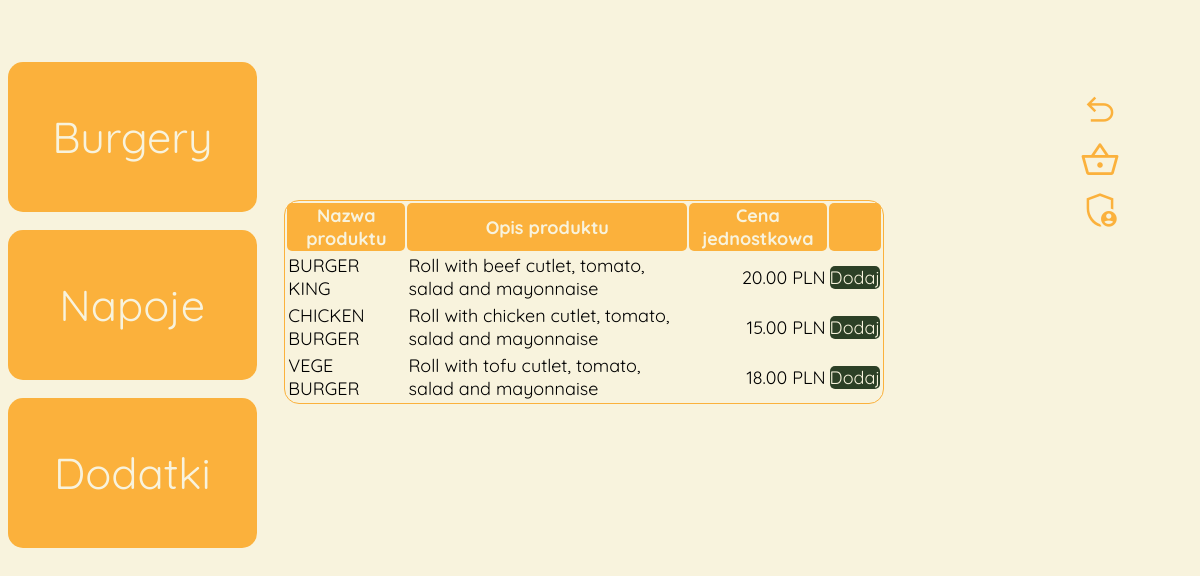
Page /products.php?product_type=M on the committed database.
### tables this page shows
CREATE TABLE `products` (
  `id` int(11) NOT NULL,
  `name` varchar(100) NOT NULL,
  `unit_price` decimal(10,2) NOT NULL,
  `qty_on_stock` int(11) NOT NULL,
  `type` varchar(1) NOT NULL COMMENT 'M-meal, B-baverage, A-addon',
  `preparation_time` int(11) NOT NULL COMMENT 'in minutes',
  `picture_id` varchar(300) DEFAULT NULL COMMENT 'location to the image file',
  `session_id` int(11) DEFAULT NULL,
  `description` varchar(200) NOT NULL
);

### products.php (the view, shortened to what this page needs)
<?php
require_once("db_connection.php");
if (!empty($_REQUEST['product_type'])) {
        $product_type = $_REQUEST['product_type'];
        $query_select_products = "SELECT `id`, `name`, `unit_price`, `qty_on_stock`, `type`, `preparation_time`, `picture_id`, `session_id`, `description` from products where `type` = ? order by `name`";
        $products = $db_conn->prepare($query_select_products);
        $products->execute([$product_type]);
    }
?>
<?php include 'menuLeft.php'; ?>
    <div id="product_table" class="itemmiddle">
        <table class="tabela">
            <tr>
                <th>Nazwa produktu</th>
                <th>Opis produktu</th>
                <th>Cena jednostkowa</th>
                <th></th>
            </tr>
            <?php foreach ($products as $row) { ?>
                <tr>
                    <td><?php echo $row['name']; ?></td>
                    <td><?php echo $row['description']; ?></td>
                    <td style="text-align: right"><?php echo $row['unit_price']. " PLN"; ?></td>
                    <td> <?php echo  "<a href='add_to_basket.php?product_id=".$row['id']. "&prod_name=". $row['name'] . "&unit_price=". $row['unit_price'] ."&product_type=$product_type'"."><label class='dodaj'>Dodaj</label></a>";?> </td>
                </tr>
            <?php } ?>
        </table>
    </div>
<?php include 'menuRight.php'; ?>

### menuLeft.php (shortened to what this page needs)
<!DOCTYPE html>
<html lang="pl" xmlns="http://www.w3.org/1999/html">
<head>
    <link rel="stylesheet" href="./style.css">
</head>
<body>
<div class="container">
    <div id="menu" class="itemleft">
        <br/><a href="products.php?product_type=M"><input type="submit" id="burger" class="kafelek" value="Burgery"></a></br>
        </br> <a href='products.php?product_type=B'><input type="submit" id="napoje" class="kafelek" value="Napoje"></a> </br>
        </br> <a href='products.php?product_type=A'><input type="submit" id="dodatki" class="kafelek" value="Dodatki"></a> </br>
    </div>

### menuRight.php
<div class="itemright">
    <div id="arrow"><a href='index.php'><label><span title="rezygnuj" class="material-symbols-outlined">undo</span></label></a></div>
    <div id="shoppingcart"><a href='display_basket.php'><label><span id="basket" class="material-symbols-outlined" title="koszyk">shopping_basket</span></label></a></div>
    <a href='reports.php'><label><span class="material-symbols-outlined" id="admin" title="admin">admin_panel_settings</span></label></a> </br>
</div>
</div>
</body>
</html>

### style.css (style rules this page uses)
body { background-color: #f8f3dd; }
.container { display: flex; flex-wrap: wrap; }
.itemleft { flex: 20%; }
.itemright { flex: 20%; }
.itemmiddle { flex: 50%; }
.kafelek { font-family: 'Quicksand', sans-serif; color: #f8f3dd; background-color: #fbb13c; font-size: 270%; cursor: pointer; border: 2px solid transparent; text-align: center; border-radius: 15px; width: 90%; transition-duration: 0.44s; block-size: 150px; transition: transform 400ms; }
.material-symbols-outlined { font-variation-settings: 'FILL' 0, 'wght' 400, 'GRAD' 0, 'opsz' 48; color: #fbb13c; padding-bottom: .1em; cursor: pointer; position: absolute; right: 80px; top: 90px; font-size: 40px; }
#basket { font-variation-settings: 'FILL' 0, 'wght' 400, 'GRAD' 0, 'opsz' 40; color: #fbb13c; padding-bottom: .1em; cursor: pointer; position: absolute; right: 80px; top: 140px; font-size: 40px; }
#admin { font-variation-settings: 'FILL' 0, 'wght' 400, 'GRAD' 0, 'opsz' 48; color: #fbb13c; padding-bottom: .1em; cursor: pointer; position: absolute; right: 80px; top: 190px; font-size: 40px; }
.tabela { font-family: 'Quicksand', sans-serif; position: absolute; top: 200px; place-items: center; font-size: 18px; width: 50%; border: 1px solid; border-radius: 15px; border-color: #fbb13c; }
th { background-color: #fbb13c; color: #f8f3dd; border-radius: 5px; }
.dodaj { background-color: #2C4026; color: #f8f3dd; border-radius: 5px; }
a { text-decoration: none; }

### rows in the picture
products: name "BURGER KING", description "Roll with beef cutlet, tomato, salad and mayonnaise", unit_price "20.00"
products: name "CHICKEN BURGER", description "Roll with chicken cutlet, tomato, salad and mayonnaise", unit_price "15.00"
products: name "VEGE BURGER", description "Roll with tofu cutlet, tomato, salad and mayonnaise", unit_price "18.00"
